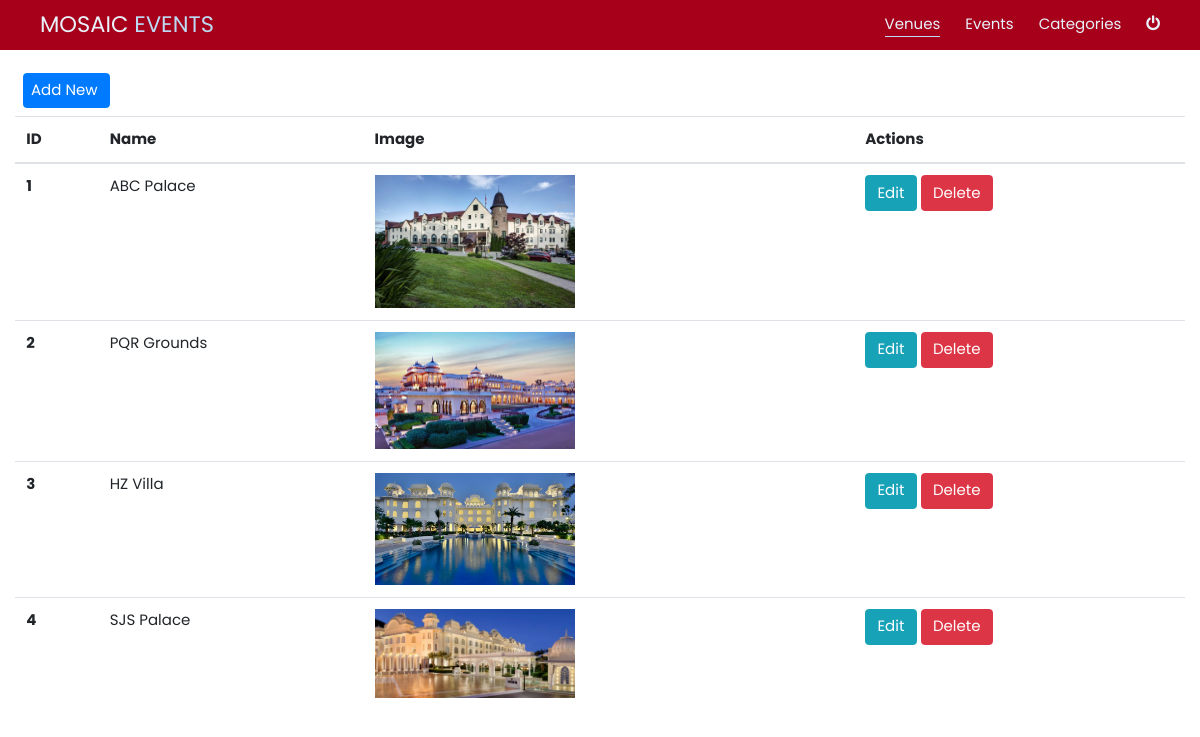
Screenshot of /venues/view.php (signed in) with the database file from the repository.
### tables this page shows
CREATE TABLE `venues` (
  `venue_id` int(10) NOT NULL,
  `venue_name` varchar(50) NOT NULL,
  `venue_dir` varchar(50) NOT NULL
);

### venues/view.php (the view, shortened to what this page needs)
<?php
include('../db_connect.php');
$ReadSql = "SELECT * FROM `venues`";
$res = mysqli_query($conn, $ReadSql);
?>
<!DOCTYPE html>
<html>
    <head>
        <link rel="stylesheet" href="https://cdnjs.cloudflare.com/ajax/libs/font-awesome/4.7.0/css/font-awesome.min.css">
        <link rel="stylesheet" href="../w3-css.css">
        <link rel="stylesheet" href="../cssstyle.css">
		<link rel="stylesheet" href="https://stackpath.bootstrapcdn.com/bootstrap/4.5.0/css/bootstrap.min.css">
		<link href="//maxcdn.bootstrapcdn.com/font-awesome/4.7.0/css/font-awesome.min.css" rel="stylesheet">
    </head>
    <body id="body">
        <header >
            <div class="navigation w3-highway-red w3-container">
                <nav class="nav-container w3-padding-large">
                    <div class="logo">
                        <a href="../admin_index.php" >MOSAIC <span>EVENTS</span></a>
                    </div>
                    <div class="links">
						<a href='../venues/view.php' class='lnk active'>Venues</a>
                        <a href='../event/view.php' class='lnk'>Events</a>
                        <a href='../category/view.php' class='lnk'>Categories</a>
                        <a href="../logout.php" id="logout"><i class="fa fa-power-off " style="font-size:16px" ></i></a>
                    </div>
                </nav>
            </div>
        </header>
		<section>
			<div>
			<div class="container-fluid my-4">
				<div class="row my-2">
					<a href="add.php"><button type="button" class="btn btn-primary ml-4 pl-2">Add New</button></a>
				</div>
				<table class="table ">
				<thead>
					<tr>
						<th>ID</th>
						<th>Name</th>
						<th>Image</th>
						<th>Actions</th>
					</tr>
				</thead>
				<tbody>
				<?php
				while($r = mysqli_fetch_assoc($res)){
				?>
					<tr>
						<th scope="row"><?php echo $r['venue_id']; ?></th>
						<td><?php echo $r['venue_name']; ?></td>
						<td >
                            <img src="<?php echo '../'.$r['venue_dir']; ?>" alt='' width='200'>
                        </td>
						<td>
							<a href="update.php?id=<?php echo $r['venue_id']; ?>"><button type="button" class="btn btn-info">Edit</button></a>
							<button type="button" class="btn btn-danger btn-xs" data-toggle="modal" data-target="#myModal<?php echo $r['venue_id']; ?>">Delete</button>
						</td>
					</tr>
				<?php } ?>
				</tbody>
				</table>
			</div>
			</div>
		</section>
    </body>
</html>

### w3-css.css (style rules this page uses)
html { box-sizing:border-box }
*,*:before,*:after { box-sizing:inherit }
html { -ms-text-size-adjust:100%;-webkit-text-size-adjust:100% }
body { margin:0 }
article,aside,details,figcaption,figure,footer,header,main,menu,nav,section { display:block }
a { background-color:transparent }
img { border-style:none }
button,input,select,textarea,optgroup { font:inherit;margin:0 }
button,input { overflow:visible }
button,select { text-transform:none }
button,[type=button],[type=reset],[type=submit] { -webkit-appearance:button }
html,body { font-family:Verdana,sans-serif;font-size:15px;line-height:1.5 }
html { overflow-x:hidden }
img { vertical-align:middle }
a { color:inherit }
.w3-container:after,.w3-container:before,.w3-panel:after,.w3-panel:before,.w3-row:after,.w3-row:before,.w3-row-padding:after,.w3-row-padding:before, .w3-cell-row:before,.w3-cell-row:after,.w3-clear:after,.w3-clear:before,.w3-bar:before,.w3-bar:after { content:"";display:table;clear:both }
.w3-container,.w3-panel { padding:0.01em 16px }
.w3-padding-large { padding:12px 24px!important }

### cssstyle.css (style rules this page uses)
* { font-family: 'Poppins', sans-serif; }
:root { --nav-link-color: rgba(233, 242, 251, 1); --nav-link-hover-color: rgb(190, 217, 243); --title-span-color: rgb(24, 78, 129); --hero-background: rgb(255, 255, 255); --hero-background-gradient: linear-gradient(0deg, rgba(255, 255, 255, 1) 0%, rgba(17, 57, 96, 1) 100%); --font-small: 0.5em; --font-medium: 1em; --font-medium-large: 1.25em; --font-large: 1.5rem; --font-x-large: 2rem; --font-2x-large: 3rem; --font-3x-large: 3.5rem; --font-4x-large: 4rem; --font-5x-large: 4.5rem; --font-6x-large: 5rem; --font-7x-large: 5.5rem; color: rgba(7, 26, 44, 1); --transition-slow: 0.6s; --transition-medium: 0.4s; --transition-fast: 0.2s; --transition-fastest: 0.1s; }
html { scroll-behavior: smooth; }
body { font-family: "Quicksand", sans-serif; background: #e9e9e9; }
* { margin: 0; }
.active { display: block; content: ""; border-bottom: 1px solid var(--nav-link-hover-color); transition: transform var(--transition-fastest) ease-in-out; transform: scaleX(1); transform-origin: 0% 50%; }
.navigation { width: 100%; position: relative; z-index: 100; top: 0px; height: 50px; background-color: rgb(141, 4, 4); }
.nav-container { margin: 0 auto; width: 100%; height: 100%; display: flex; }
.nav-container .links { display: flex; width: 100%; align-items: center; justify-content: flex-end; gap: 25px; }
.nav-container .logo { display: flex; width: 100%; align-items: center; min-width: 20%; }
.nav-container .logo span { color: var(--nav-link-hover-color); }
.nav-container .links a, .nav-container .logo a { text-decoration: none; color: var(--nav-link-color); transition: var(--transition-fast); }
.nav-container .links a { font-size: var(--font-medium); width: max-content; }
.nav-container .logo a { font-size: var(--font-large); }
.nav-container .links a:after, .mobile-links a:after { display: block; content: ""; border-bottom: 1px solid var(--nav-link-hover-color); transform: scaleX(0); transition: transform var(--transition-fastest) ease-in-out; transform-origin: 100% 50%; }
.w3-highway-red { color:#fff;background-color:#a6001a }
section { position: relative; display: flex; justify-content: center; align-items:center; width: 100%; margin: 20px 0; }
::placeholder { color: black; }

### rows the page displays
venues: venue_id "1", venue_name "ABC Palace", venue_dir (picture)
venues: venue_id "2", venue_name "PQR Grounds", venue_dir (picture)
venues: venue_id "3", venue_name "HZ Villa", venue_dir (picture)
venues: venue_id "4", venue_name "SJS Palace", venue_dir (picture)
